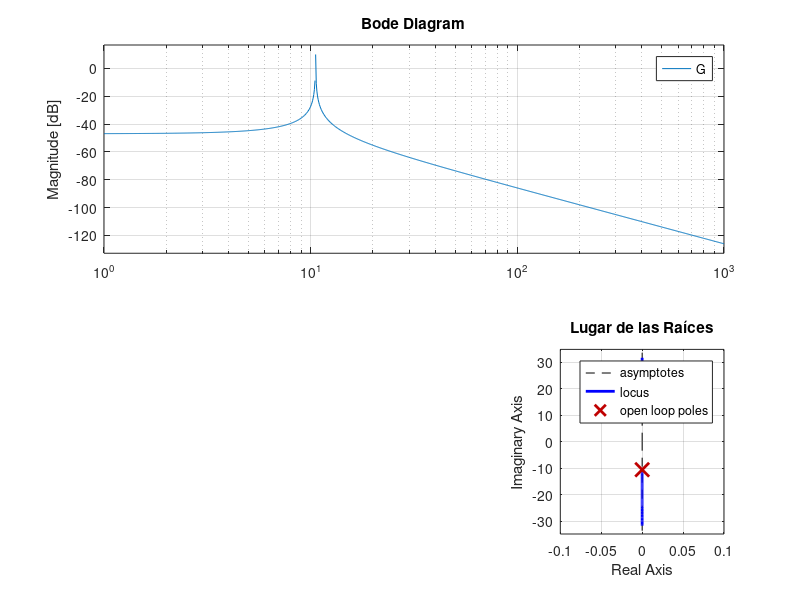

Write the MATLAB code that produced this figure. (Note: this script raises an error after producing the figure.)
%% SISTEMA PÉNDULO CON RESORTES - EJERCICIO 2
% Sistema de péndulo con resortes K1 y K2
% Autor: Daniel García Araque
% Fecha: 2026

clear all; close all; clc;

%% PARÁMETROS FÍSICOS DEL SISTEMA
M = 2.0;    % Masa del péndulo [kg]
L = 1.5;    % Longitud de la cuerda [m]
K1 = 100;   % Constante del resorte 1 [N/m]
K2 = 150;   % Constante del resorte 2 [N/m]
g = 9.81;   % Aceleración gravitacional [m/s²]

fprintf('=== PARÁMETROS DEL SISTEMA PÉNDULO ===\n');
fprintf('M = %.2f kg\n', M);
fprintf('L = %.2f m\n', L);
fprintf('K1 = %.2f N/m\n', K1);
fprintf('K2 = %.2f N/m\n', K2);
fprintf('g = %.2f m/s²\n\n', g);

%% CONSTANTE EQUIVALENTE
Keq = (K2 * (2*K1 + K2)) / (K1 + K2);
fprintf('Constante equivalente: K_eq = %.2f N/m\n\n', Keq);

%% FUNCIÓN DE TRANSFERENCIA
% G(s) = 1/M / (s^2 + g/L + Keq/M)
num = [1/M];
den = [1, 0, g/L + Keq/M];

% Crear función de transferencia
G = tf(num, den);

fprintf('=== FUNCIÓN DE TRANSFERENCIA G(s) ===\n');
disp(G);

%% ANÁLISIS DE POLOS
polos = pole(G);
fprintf('\n=== POLOS DEL SISTEMA ===\n');
for i = 1:length(polos)
    if imag(polos(i)) == 0
        fprintf('p%d = %.6f (real)\n', i, real(polos(i)));
    else
        fprintf('p%d = %.6f %+.6fi\n', i, real(polos(i)), imag(polos(i)));
    end
end

% Frecuencia natural
wn = sqrt(g/L + Keq/M);
fprintf('\nFrecuencia natural: ωn = %.4f rad/s\n', wn);

if abs(imag(polos(1))) > 1e-6
    fprintf('Sistema con polos complejos conjugados\n');
    if abs(real(polos(1))) < 1e-6
        fprintf('Sistema MARGINALMENTE ESTABLE\n');
    end
else
    fprintf('Sistema con polos reales\n');
end

%% REPRESENTACIÓN EN ESPACIO DE ESTADOS
% dx/dt = Ax + Bu
% y = Cx + Du

A = [0, 1; 
     -(g/L + Keq/M), 0];
B = [0; 1/(M*L)];
C = [L, 0];
D = 0;

sys_ss = ss(A, B, C, D);

fprintf('\n=== ESPACIO DE ESTADOS ===\n');
fprintf('Matriz A:\n');
disp(A);
fprintf('Matriz B:\n');
disp(B);
fprintf('Matriz C:\n');
disp(C);
fprintf('Matriz D:\n');
disp(D);

%% GRÁFICAS
figure('Name', 'Análisis del Sistema Péndulo', 'Position', [100 100 1200 800]);

% Diagrama de polos y ceros
subplot(2,3,1);
pzmap(G);
grid on;
title('Diagrama de Polos y Ceros');

% Respuesta al impulso
subplot(2,3,2);
impulse(G);
grid on;
title('Respuesta al Impulso');

% Respuesta al escalón
subplot(2,3,3);
step(G);
grid on;
title('Respuesta al Escalón');

% Diagrama de Bode
subplot(2,3,[4,5]);
bode(G);
grid on;
title('Diagrama de Bode');

% Lugar de las raíces
subplot(2,3,6);
rlocus(G);
grid on;
title('Lugar de las Raíces');

%% GUARDAR DATOS
save('ejercicio_dos/datos_sistema.mat', 'G', 'sys_ss', 'M', 'L', 'K1', 'K2', 'g', 'Keq', 'polos', 'wn', 'A', 'B', 'C', 'D');

saveas(gcf, 'ejercicio_dos/analisis_sistema.fig');
saveas(gcf, 'ejercicio_dos/analisis_sistema.png');

fprintf('\n✓ Datos guardados en "ejercicio_dos/datos_sistema.mat"\n');
fprintf('\n=== FIN DEL ANÁLISIS ===\n');
